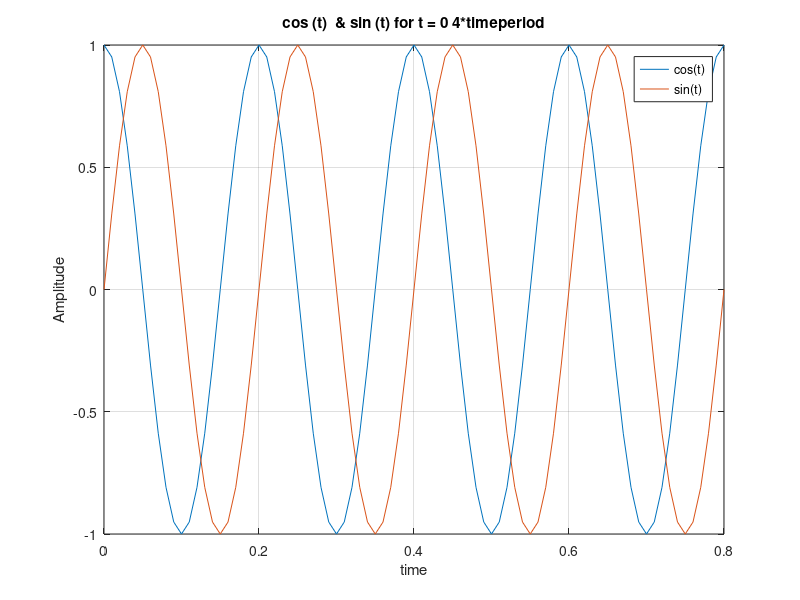

Write MATLAB code to recreate this figure.
frequency = 5;
timeperiod = 1/frequency;
amplitude = 1;
dcoffset = 0;

t=0:0.01:4*timeperiod;

out=dcoffset+amplitude*cos(2*pi*frequency*t);
out1=dcoffset+amplitude*sin(2*pi*frequency*t);

plot(t,out,t,out1)
grid on
xlabel('time')
ylabel('Amplitude')
title "cos (t)  & sin (t) for t = 0 4*timeperiod";
legend("cos(t)","sin(t)")
